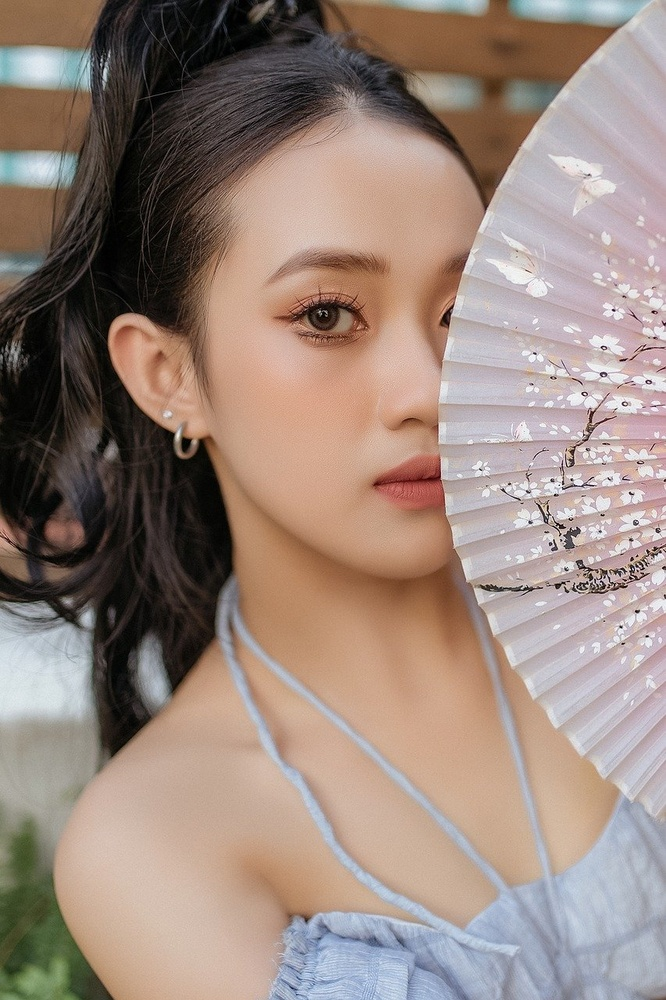
%> input picture matlab_kodları/kadin.jpg, 666 x 1000 px, shrunk from 853 x 1280 before the run
$ octave hstesikleme.m   (GNU Octave 9; MATLAB toolbox functions it lacks are replaced by stand-ins)
%> lines starting %> are read from the running program, lines starting %| are printed output that depends on the picture
% Görüntünün okunması
I1 = imread('kadin.jpg');
%> I1 is the input picture: size 1000x666x3 uint8; mean R, G, B 153.3, 134.3, 124.7
% Histogram eşitlemenin uygulanması
I2 = histeq(I1);
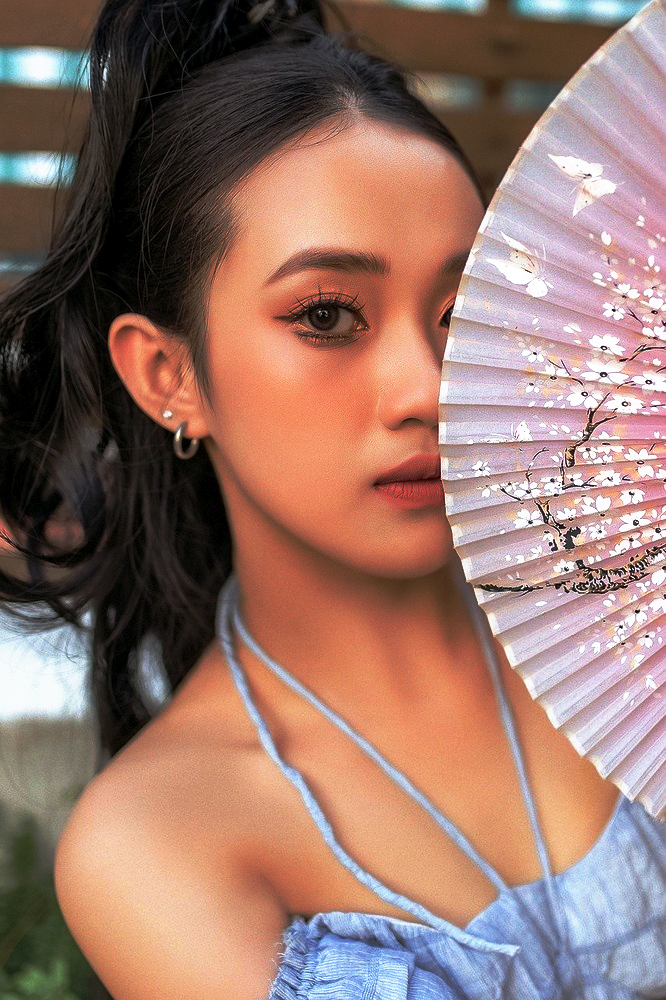
%> I2: size 1000x666x3 uint8; mean R, G, B 152.3, 118.4, 108.2
% Histogram eşitlenmiş görüntü
figure, imshow(I2)
% Yeni görüntünün histogramı
figure; imhist(I2)
%> after `imhist(I2)`:
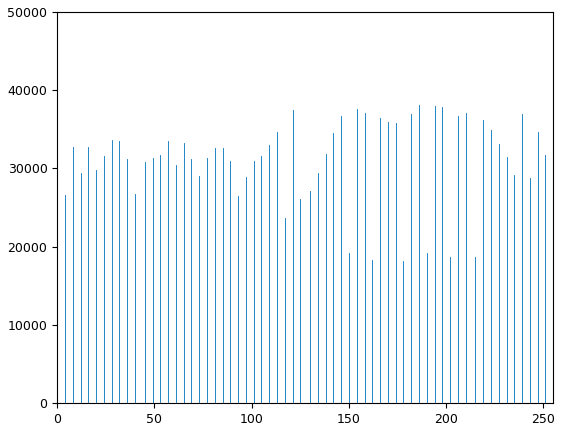
%> figure redrawn from the program's plot data; highest point at x = 0, y = 46160

$ run again, with matlab_kodları/Plaka.jpg copied over matlab_kodları/kadin.jpg
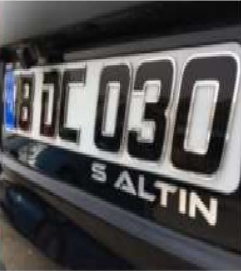
%> input picture matlab_kodları/Plaka.jpg, 241 x 271 px
%> I1 is the input picture: size 271x241x3 uint8; mean R, G, B 82.2, 81.2, 81.8
%> `I2 = histeq(I1);`:
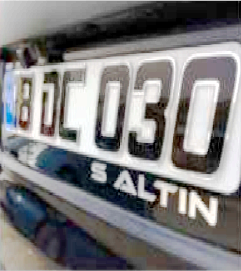
%> I2: size 271x241x3 uint8; mean R, G, B 126.9, 125.9, 127.1
%> `imhist(I2)`:
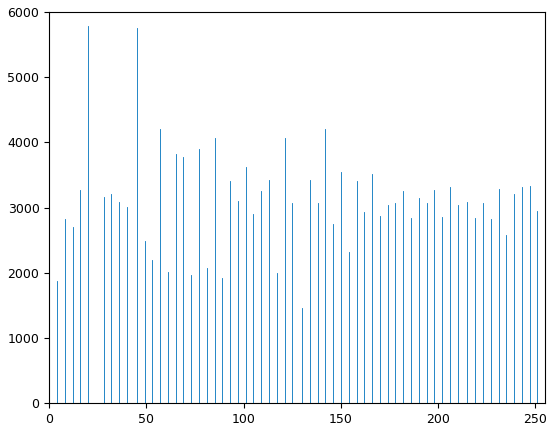
%> figure redrawn from the program's plot data; highest point at x = 20, y = 5789

$ run again, with matlab_kodları/cat.jpg copied over matlab_kodları/kadin.jpg
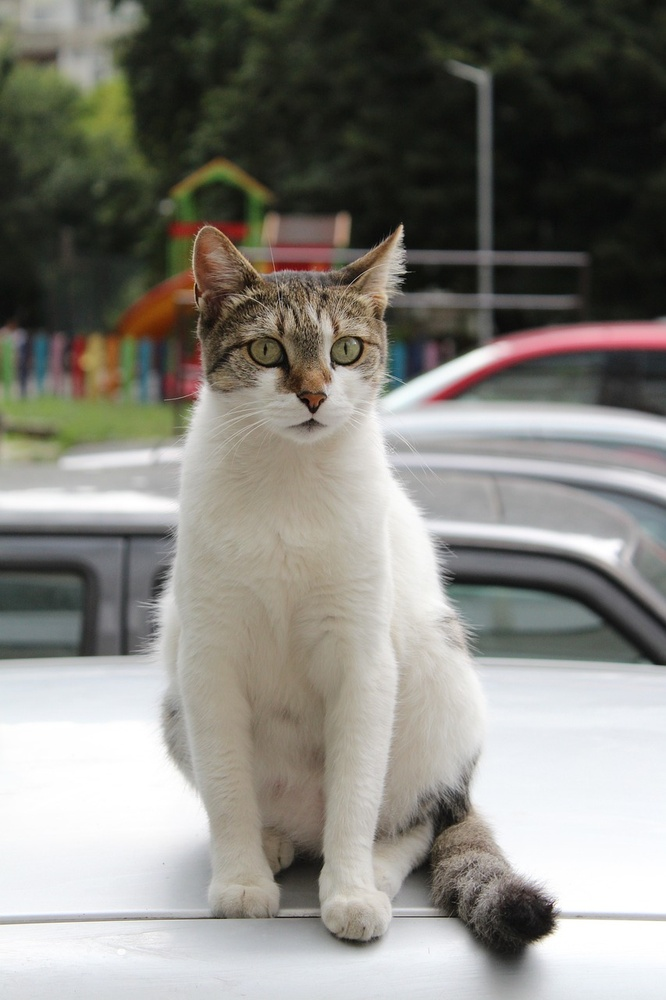
%> input picture matlab_kodları/cat.jpg, 666 x 1000 px, shrunk from 853 x 1280 before the run
%> I1 is the input picture: size 1000x666x3 uint8; mean R, G, B 133.1, 131.6, 125.1
%> `imhist(I2)`:
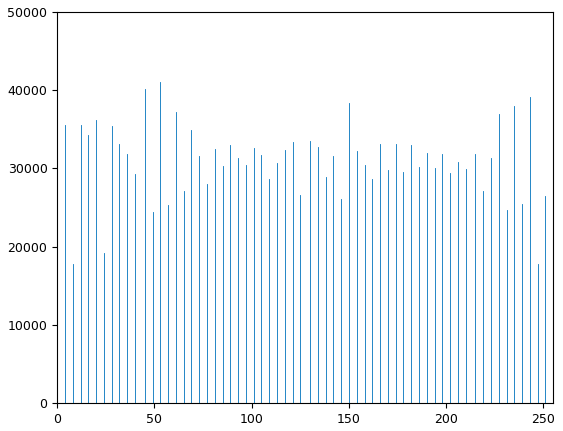
%> figure redrawn from the program's plot data; highest point at x = 53, y = 41054
